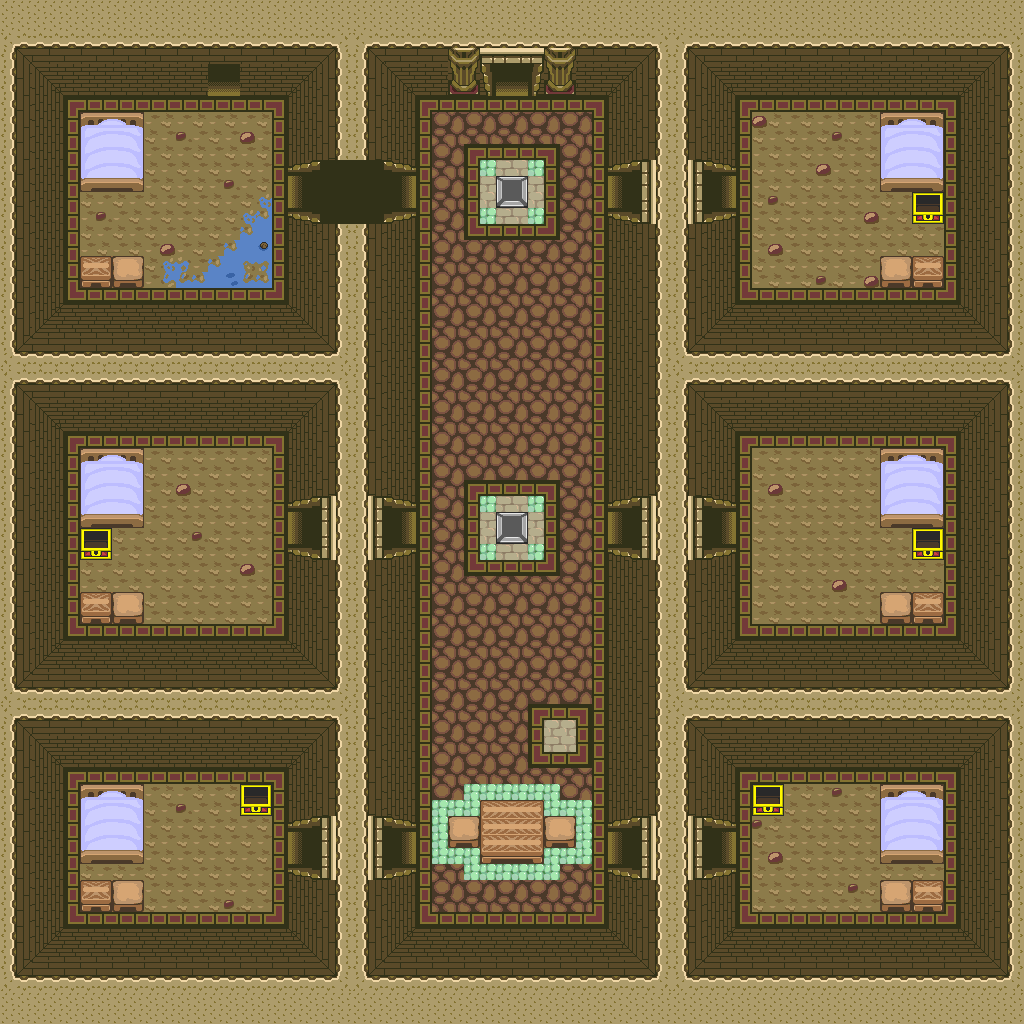

This is a level from a 2D game, rendered from its Tiled map with the project's own tilesets. A one-line summary and the map file follow, with tile-layer data summarised:
An orthogonal 64x64 tile map with 16x16 px tiles, 1 tile layer (base), 2 hidden layers not drawn and 27 objects.

<map version="1.10" tiledversion="1.12.1" orientation="orthogonal" renderorder="right-down" width="64" height="64" tilewidth="16" tileheight="16" infinite="0" nextlayerid="4" nextobjectid="28">
 <tileset firstgid="1" source="../classiciphone_pics4.tsx" />
 <layer id="1" name="base" width="64" height="64">
  <data>[4096 cells, 4096 non-empty, 130 distinct tile ids]</data>
 </layer>
 <layer id="2" name="collision" width="64" height="64" visible="0">
  <properties><property name="collision" value="true" /></properties>
  <data>[4096 cells, 2428 non-empty, 1 distinct tile ids]</data>
 </layer>
 <layer id="3" name="water" width="64" height="64" visible="0">
  <properties><property name="terrain" value="water" /></properties>
  <data>[4096 cells, 21 non-empty, 1 distinct tile ids]</data>
 </layer>
 <objectgroup id="4" name="npcs">
  <object id="1" x="432.0" y="800.0" width="16" height="16">
   <properties>
    <property name="script" type="string">-- Auto-converted from GraalScript
-- // Graal2002 NPC by Stefan Knorr
-- if (created) {
-- // Initialize the attributes
-- showcharacter;
-- setcharprop #3,head16.png;
-- setcharprop #C0,orange;
-- setcharprop #C1,gray;
-- setcharprop #C2,darkblue;
-- setcharprop #C3,darkblue;
-- setcharprop #C4,darkblue;
-- setcharprop #n,Guard;
-- setcharprop #2,;
-- sprite=37;
-- shieldpower = 1;
-- dir = 3;
end</property>
   </properties>
  </object>
  <object id="2" x="544.0" y="800.0" width="16" height="16">
   <properties>
    <property name="script" type="string">-- Auto-converted from GraalScript
-- // Graal2002 NPC by Stefan Knorr
-- if (created) {
-- // Initialize the attributes
-- showcharacter;
-- setcharprop #3,head16.png;
-- setcharprop #C0,orange;
-- setcharprop #C1,gray;
-- setcharprop #C2,darkblue;
-- setcharprop #C3,darkblue;
-- setcharprop #C4,darkblue;
-- setcharprop #n,Guard;
-- setcharprop #2,;
-- sprite=37;
-- shieldpower = 1;
-- dir = 1;
end</property>
   </properties>
  </object>
  <object id="3" x="288.0" y="176.0" width="16" height="16">
   <properties>
    <property name="gani" value="rightgate.png" />
    <property name="script" type="string">-- Auto-converted from GraalScript
-- join("quest_dungeon_celldoor");
-- function onCreated() {
self.doorID = "d"
end
-- [CLIENT-SIDE — server no-op]
-- if (created) setstring this.doorID,d;</property>
   </properties>
  </object>
  <object id="4" x="384.0" y="176.0" width="16" height="16">
   <properties>
    <property name="gani" value="leftgate.png" />
    <property name="script" type="string">-- Auto-converted from GraalScript
-- join("quest_dungeon_celldoor");
-- function onCreated() {
self.doorID = "d"
end
-- [CLIENT-SIDE — server no-op]
-- if (created) setstring this.doorID,d;</property>
   </properties>
  </object>
  <object id="5" x="496.0" y="800.0" width="16" height="16">
   <properties>
    <property name="gani" value="classic_icon_castle.png" />
    <property name="script" type="string">-- Auto-converted from GraalScript
-- [CLIENT-SIDE — server no-op]
-- function onCreated(){
-- this.setshape(1,32,32);
-- }
-- 
-- function onPlayerenters(){
-- if(findweapon("Maps/Castle") != NULL){
-- this.hide();
-- }
-- else{
-- this.show();
-- }
-- }
-- 
-- function onPlayerTouchsMe(){
-- system_injure.giveweapon("Maps/Castle");
-- this.hide();
-- }</property>
   </properties>
  </object>
  <object id="6" x="496.0" y="160.0" width="16" height="16">
   <properties>
    <property name="gani" value="dlstatue.png" />
    <property name="script" type="string">-- Auto-converted from GraalScript
-- join("quest_dungeon_weakstatue");
-- function onCreated() {
self.statueID = "b"
end
-- [CLIENT-SIDE — server no-op]
-- if (created) setstring this.statueID,b;</property>
   </properties>
  </object>
  <object id="7" x="496.0" y="496.0" width="16" height="16">
   <properties>
    <property name="gani" value="dlstatue.png" />
    <property name="script" type="string">-- Auto-converted from GraalScript
-- join("quest_dungeon_weakstatue");
-- function onCreated() {
self.statueID = "a"
end
-- [CLIENT-SIDE — server no-op]
-- if (created) setstring this.statueID,a;</property>
   </properties>
  </object>
  <object id="8" x="608.0" y="176.0" width="16" height="16">
   <properties>
    <property name="gani" value="rightgate.png" />
    <property name="script" type="string">-- Auto-converted from GraalScript
</property>
   </properties>
  </object>
  <object id="9" x="704.0" y="176.0" width="16" height="16">
   <properties>
    <property name="gani" value="leftgate.png" />
    <property name="script" type="string">-- Auto-converted from GraalScript
</property>
   </properties>
  </object>
  <object id="10" x="384.0" y="512.0" width="16" height="16">
   <properties>
    <property name="gani" value="leftgate.png" />
    <property name="script" type="string">-- Auto-converted from GraalScript
</property>
   </properties>
  </object>
  <object id="11" x="704.0" y="512.0" width="16" height="16">
   <properties>
    <property name="gani" value="leftgate.png" />
    <property name="script" type="string">-- Auto-converted from GraalScript
</property>
   </properties>
  </object>
  <object id="12" x="288.0" y="512.0" width="16" height="16">
   <properties>
    <property name="gani" value="rightgate.png" />
    <property name="script" type="string">-- Auto-converted from GraalScript
</property>
   </properties>
  </object>
  <object id="13" x="608.0" y="512.0" width="16" height="16">
   <properties>
    <property name="gani" value="rightgate.png" />
    <property name="script" type="string">-- Auto-converted from GraalScript
</property>
   </properties>
  </object>
  <object id="14" x="384.0" y="832.0" width="16" height="16">
   <properties>
    <property name="gani" value="leftgate.png" />
    <property name="script" type="string">-- Auto-converted from GraalScript
</property>
   </properties>
  </object>
  <object id="15" x="704.0" y="832.0" width="16" height="16">
   <properties>
    <property name="gani" value="leftgate.png" />
    <property name="script" type="string">-- Auto-converted from GraalScript
</property>
   </properties>
  </object>
  <object id="16" x="608.0" y="832.0" width="16" height="16">
   <properties>
    <property name="gani" value="rightgate.png" />
    <property name="script" type="string">-- Auto-converted from GraalScript
</property>
   </properties>
  </object>
  <object id="17" x="288.0" y="832.0" width="16" height="16">
   <properties>
    <property name="gani" value="rightgate.png" />
    <property name="script" type="string">-- Auto-converted from GraalScript
</property>
   </properties>
  </object>
  <object id="18" x="192.0" y="48.0" width="16" height="16">
   <properties>
    <property name="script" type="string">-- Auto-converted from GraalScript
-- function onPlayerEnters() {
-- blockagain();
-- setimgpart("classic_castle_bombwall.png",0,0,64,64);
-- drawunderplayer();
-- setshape(1,64,48);
end
-- function onExplosion() {
-- setimgpart("classic_castle_bombwall.png",0,64,64,64);
-- dontblock();
end
-- [CLIENT-SIDE — server no-op]
-- if (created) {
-- setshape 1,64,48;
-- }</property>
   </properties>
  </object>
  </objectgroup>
</map>
<!-- 9 of 27 objects omitted -->
